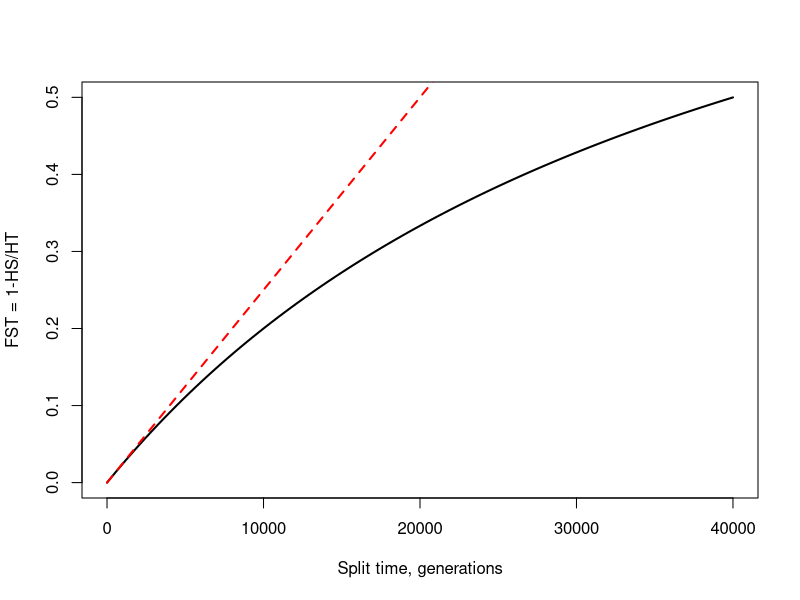

R code for this plot:
mu=1e-8;
Time<-seq(1,4e4,length=100);
N=1e4;
theta= 4*N*mu;
HB = 1-(1-mu)^(2*Time) + (1-mu)^(2*Time)*theta/(theta+1); 
HS =theta/(theta+1)
HT= (HB+HS)/2

plot(Time,1-HS/HT,type="l",lwd=2,xlab="Split time, generations",ylab="FST = 1-HS/HT")

lines(Time,Time/(4*N),col="red",lwd=2,lty=2)
lines(T,T/(T+4*N))